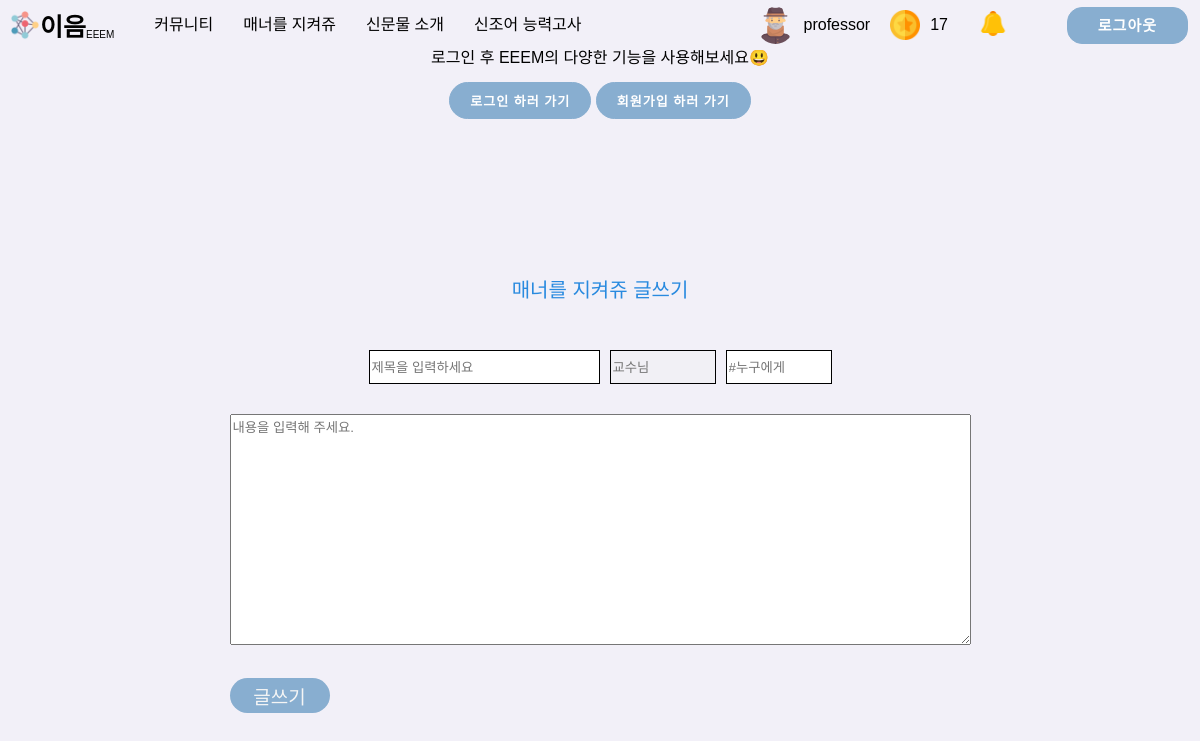
The page /manner/addmanner/ (signed in) on the database its author committed.
### account/models.py (models this page shows)
class CustomUser(AbstractUser):
    SEX_CHOICES = (("", "성별을 선택하세요"), ("남", "남"), ("여", "여"))
    AGE_CHOICES = (
        ("", "나이대를 선택하세요"),
        ("5", "10대 이하"),
        ("10", "10대"),
        ("20", "20대"),
        ("30", "30대"),
        ("40", "40대"),
        ("50", "50대 이상"),
    )
    sex = models.CharField(
        max_length=3, choices=SEX_CHOICES, help_text="성별을 선택하세요", null=False
    )
    age = models.CharField(
        max_length=10, choices=AGE_CHOICES, help_text="나이대를 선택하세요", null=False
    )
    nickname = models.CharField(max_length=10,default="")
    profile=models.ImageField(null=True,blank=True)
    coin=models.IntegerField(default=0)

### main/models.py (models this page shows)
class certification(models.Model):
    user=models.OneToOneField(settings.AUTH_USER_MODEL,on_delete=models.CASCADE)
    job=models.CharField(max_length=20,default='',blank=True)
    image = models.ImageField(null=True, blank=True)
    certified=models.BooleanField(default=False,null=True)

### main/views.py (the view)
# urls.py: path('manner/addmanner/', views.addManner, name="addManner"),
def addManner(request):
    if request.user.is_authenticated:
        try:
            user_certification = certification.objects.get(user=request.user.id)
        except certification.DoesNotExist:
            user_certification=None
        return render(request, "addmanner.html",{"user_certification":user_certification})
    else:
        return redirect('404error')

### main/context_processors.py (called while the page is built)
def getNotification(request):
    allnotification=notification.objects.filter(user=request.user.id)
    return{
        "notifications":allnotification
    }

### main/templates/addManner.html (shortened to what this page needs)
{% extends 'base.html' %}{% load static %}{% block extrahead %} {% endblock %}
{% block content %}
<link rel="stylesheet" href="{% static 'css/addmanner.css' %}" />
<body>
  <div class="title">매너를 지켜쥬 글쓰기</div>
  <form action="{% url 'create' %}" method="POST">
    <div class="titleandhashtag" style="padding-top: 50px">
      <div class="box">
        <input
          class="textInput"
          type="text"
          name="title"
          id="title"
          style="width: 225px"
          placeholder="제목을 입력하세요"
          required
        />
      </div>
      <div class="box hashtag">
        {% if not user_certification.certified %}
        <div>
          <input
            type="text"
            name="hashtagMe"
            placeholder="#누가"
            id="hashtagMe"
            required
          />
        </div>
        {% else %}
        <div>
          <input
            type="text"
            name="hashtagMe"
            placeholder="{{user_certification.job}}"
            id="hashtagMe"
            disabled
          />
        </div>
        {% endif %}
        <div>
          <input
            type="text"
            name="hashtagYou"
            placeholder="#누구에게"
            id="hashtagYou"
            required
          />
        </div>
      </div>
    </div>
    <div class="box">
      <textarea
        class="form-control"
        name="body"
        id="body"
        cols="90"
        rows="15"
        placeholder="내용을 입력해 주세요."
        required
      ></textarea>
    </div>
    <button class="submitButton" type="submit">글쓰기</button>
  </form>
</body>
{% endblock %}

### gyeongsoton/templates/base.html (shortened to what this page needs)
<!DOCTYPE html>
<html lang="ko">
  {% load static %}
  <head>
    <link rel="stylesheet" href='{% static "css/navbar.css" %}' />
    <link rel="stylesheet" href='{% static "css/reset.css" %}' />
    <link
      rel="stylesheet"
      href="https://cdnjs.cloudflare.com/ajax/libs/jquery-modal/0.9.1/jquery.modal.min.css"
    />
  </head>
  <body>
    <nav class="navbar">
      <div class="navbar__brand">
        <a href="{%url 'home' %}">
          <div>
            <img src="{% static 'img/logo.png' %}" />
            <strong>이음</strong>
            <span>EEEM</span>
          </div>
        </a>
      </div>
      <ul class="navbar__buttons">
        <li class="nav-item co">
          <a class="nav-link" href="{%url 'community' %}">커뮤니티</a>
        </li>
        <li class="nav-item ma">
          <a class="nav-link" href="{%url 'manner' %}">매너를 지켜쥬</a>
        </li>
        <li class="nav-item ne">
          <a class="nav-link" href="{%url 'newproduct' %}">신문물 소개</a>
        </li>
        <li class="nav-item te">
          <a class="nav-link" href="{%url 'newterms' %}">신조어 능력고사</a>
        </li>
      </ul>
       {% if user.is_authenticated %}
      <a class="logout__btn" href="{%url 'logout' %}">
        <span>로그아웃</span>
      </a>
      {% if user.profile %}
        <div class="user">
          <div class="userprofile">
            <img
              src="{{request.user.profile.url}}"
              style="border-radius: 70%; margin-right: 10px"
              alt="user"
              width="37px"
              class="rounded-circle"
            />
            <div class="username"><span>{{request.user.nickname}}</span></div>
          </div>
          {% endif %}
          <div class="coin">
            <img
              src="{% static 'img/coin.png' %}"
              width="30px"
              style="margin-right: 10px"
            />
            <span class="cointext" style="margin-right: 30px;">{{request.user.coin}}</span>
          </div>
          <div class="bell">
            <span class="profile icon" id="bell">
              <img src="/static/img/bell.png" style="width:30px; height:25px;"/>
            </span>
          </div>
        </div>
      {% endif %}
    </nav>
    <div id="loginmodal" class="modal">
      <p>로그인 후 EEEM의 다양한 기능을 사용해보세요😃<br /><br /></p>
      <button class="tologinbtn" onclick="location.href='{% url 'login' %}'">
        로그인 하러 가기
      </button>
      <button class="tologinbtn" onclick="location.href='{% url 'signup' %}'">
        회원가입 하러 가기
      </button>
    </div>
    {% block content %} {% endblock %}
  </body>
</html>

### main/static/css/navbar.css (style rules this page uses)
body { background-color: rgb(242, 240, 248); }
.navbar { background-color: rgb(242, 240, 248); display: flex; align-items: center; padding: 10px 8px; position: fixed; width: 100%; z-index: 999; }
.navbar__brand { display: flex; justify-content: center; align-items: center; padding: 0px 10px; }
.navbar__brand div { display: flex; justify-content: center; align-items: flex-end; }
.navbar__brand strong { font-size: 25px; }
.navbar__brand span { font-size: 10px; }
.navbar__brand img { width: 30px; height: 30px; }
.navbar__buttons { display: flex; align-items: center; justify-content: space-around; }
.nav-item { width: auto; height: 20px; margin-left: 30px; display: flex; justify-content: center; align-items: center; }
.nav-link { color: white; }
.logout__btn { border-radius: 15px; border: 1px solid #88aed0; background-color: #88aed0; font-size: 15px; font-weight: bold; letter-spacing: 1px; text-transform: uppercase; transition: transform 80ms ease-in; position: absolute; right: 20px; padding: 10px 30px; }
.logout__btn span { color: white; }
.user { display: flex; justify-content: center; align-items: center; position: absolute; right: 200px; }
.userprofile { display: flex; justify-content: center; align-items: center; margin-right: 20px; }
.coin { display: flex; justify-content: center; align-items: center; }
.bell { display: flex; justify-content: center; align-items: center; border-color: rgb(242, 240, 248); }

### main/static/css/addmanner.css (style rules this page uses)
body { background-color: rgb(242, 240, 248); display: flex; flex-direction: column; align-items: center; }
.title { padding-top: 80px; font-size: 20px; color: #298adf; }
.form-control { font-family: "Noto Sans KR", sans-serif; }
.titleandhashtag { display: flex; justify-content: center; align-items: center; }
.textInput { width: 900px; height: 30px; border: 1px solid black; }
.box { margin-bottom: 30px; }
.hashtag { display: flex; }
.hashtag input { width: 100px; height: 30px; margin-left: 10px; border: 1px solid black; }
.submitButton { position: relative; width: 100px; height: 35px; font-size: 19px; background-color: #88aed0; color: whitesmoke; border: none; cursor: pointer; border-radius: 20px; }

### gyeongsoton/templates/base.html (style rules this page uses)
a:link { color: black; text-decoration: none; }

### rows shown on the page
CustomUser: user.profile (picture), user.nickname "professor", user.coin "17"
certification: hashtagMe "교수님"
